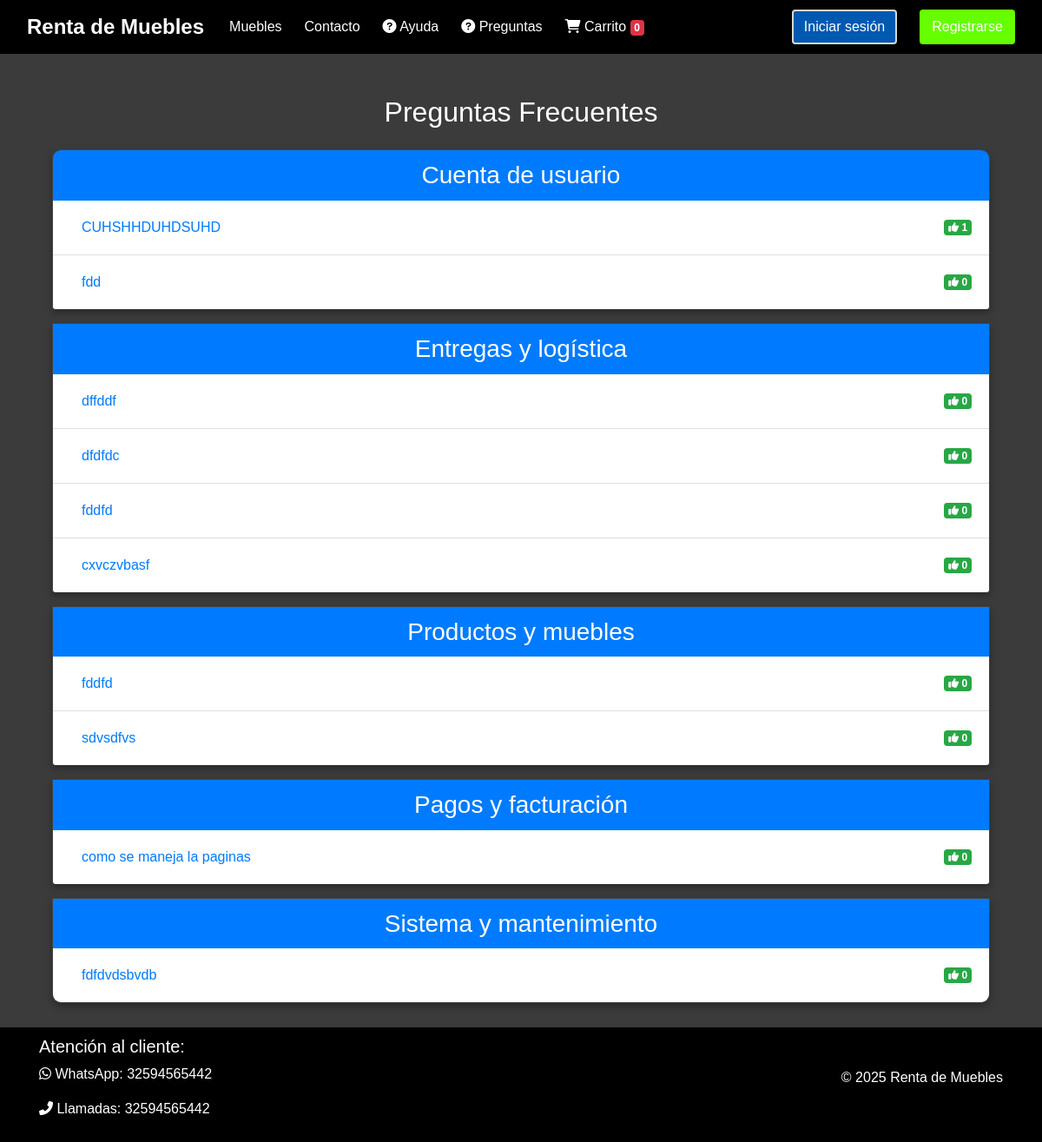
The page /ayuda/faq/ on the database as committed earlier.
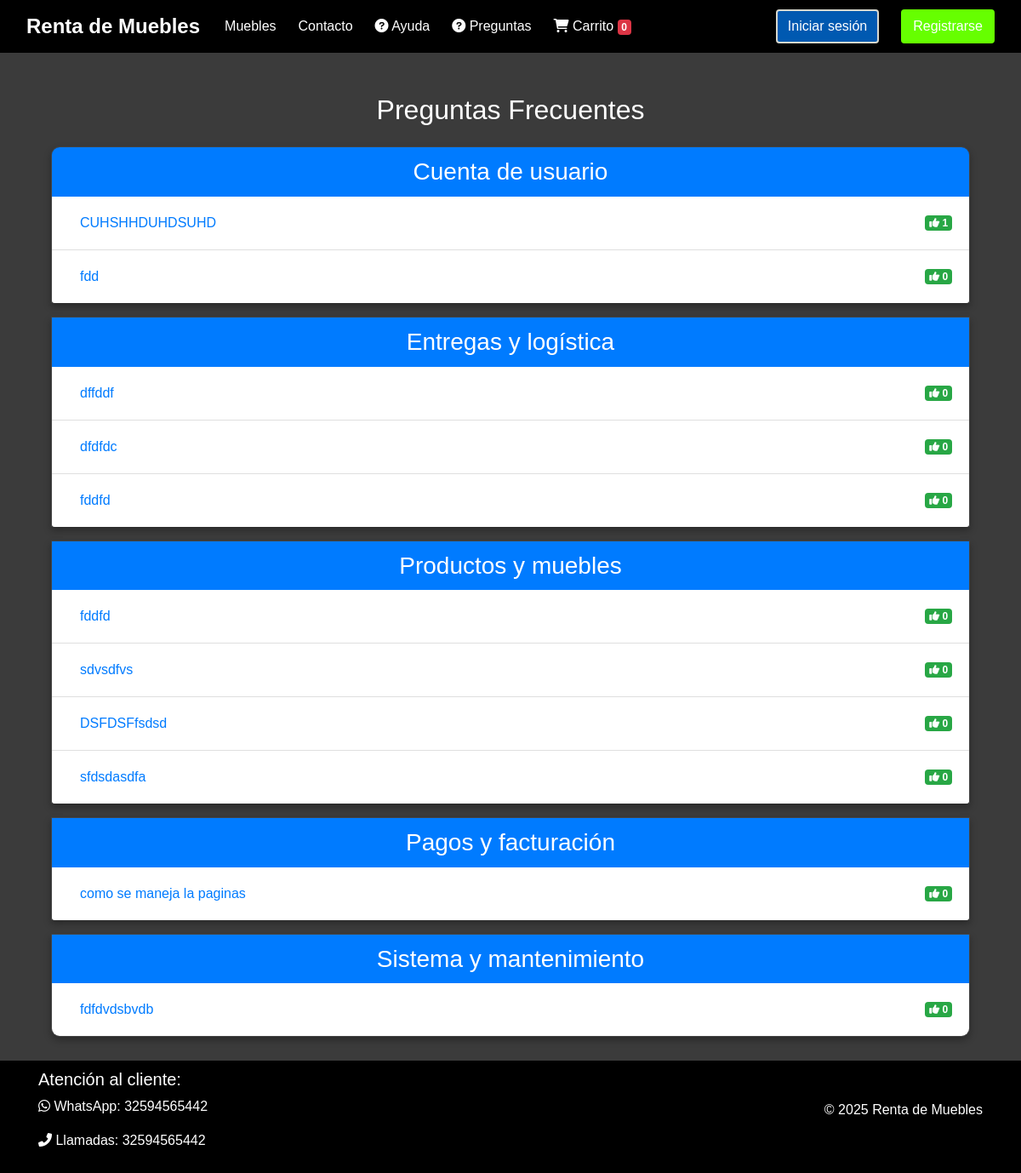
The same page on the database as committed later.
### muebles/models.py (models this page shows, shortened)
class FAQ(models.Model):
    CATEGORIAS = [
        ('CUENTA', 'Cuenta de usuario'),
        ('PAGOS', 'Pagos y facturación'),
        ('ENTREGAS', 'Entregas y logística'),
        ('MUEBLES', 'Productos y muebles'),
        ('SISTEMA', 'Sistema y mantenimiento'),
        ('OTROS', 'Otros'),
    ]
    pregunta = models.CharField(max_length=200)
    respuesta = models.TextField()
    categoria = models.CharField(max_length=50, choices=CATEGORIAS)
    votos = models.PositiveIntegerField(default=0)
    activo = models.BooleanField(default=True)
    fecha_creacion = models.DateTimeField(auto_now_add=True)
    fecha_actualizacion = models.DateTimeField(auto_now=True)
    class Meta:
        ordering = ['categoria', '-votos']  # Ordenamos por categoría y luego por votos descendentes
        verbose_name = 'Pregunta frecuente'
        verbose_name_plural = 'Preguntas frecuentes'

### muebles/views.py (the view)
# urls.py: path('ayuda/faq/', views.faq_lista, name='faq'),
def faq_lista(request):
    faqs = FAQ.objects.filter(activo=True)
    faqs_por_categoria = {}
    for faq in faqs:
        categoria_nombre = faq.get_categoria_display()
        if categoria_nombre not in faqs_por_categoria:
            faqs_por_categoria[categoria_nombre] = []
        faqs_por_categoria[categoria_nombre].append(faq)
    return render(request, 'muebles/ayuda/faq_lista.html', {
        'faqs_por_categoria': faqs_por_categoria
    })

### muebles/templates/muebles/ayuda/faq_lista.html (shortened to what this page needs)
{% extends 'muebles/barnav.html' %}
{% load static %}
{% block contenedor %}
<div class="container mt-4">
    <h2 class="mb-4">Preguntas Frecuentes</h2>
    <div class="accordion" id="faqAccordion">
        {% for categoria, faqs in faqs_por_categoria.items %}
        <div class="card mb-3">
            <div class="card-header bg-primary text-white">
                <h3 class="mb-0">{{ categoria }}</h3>
            </div>
            <div class="list-group list-group-flush">
                {% for faq in faqs %}
                <div class="list-group-item">
                    <div class="d-flex justify-content-between align-items-center">
                        <button class="btn btn-link text-left w-100" type="button" data-toggle="collapse"
                                data-target="#faq{{ faq.id }}" aria-expanded="false">
                            {{ faq.pregunta }}
                        </button>
                        <a href="{% url 'votar_faq' faq.id %}" class="badge badge-success ml-2">
                            <i class="fas fa-thumbs-up"></i> {{ faq.votos }}
                        </a>
                    </div>
                </div>
                {% endfor %}
            </div>
        </div>
        {% endfor %}
    </div>
</div>
{% endblock %}

Rows that differ between the two databases and show on the page:
removed FAQ: pregunta "cxvczvbasf", votos "0", shown under "Entregas y logística"
added FAQ: pregunta "DSFDSFfsdsd", votos "0", shown under "Productos y muebles"
added FAQ: pregunta "sfdsdasdfa", votos "0", shown under "Productos y muebles"
